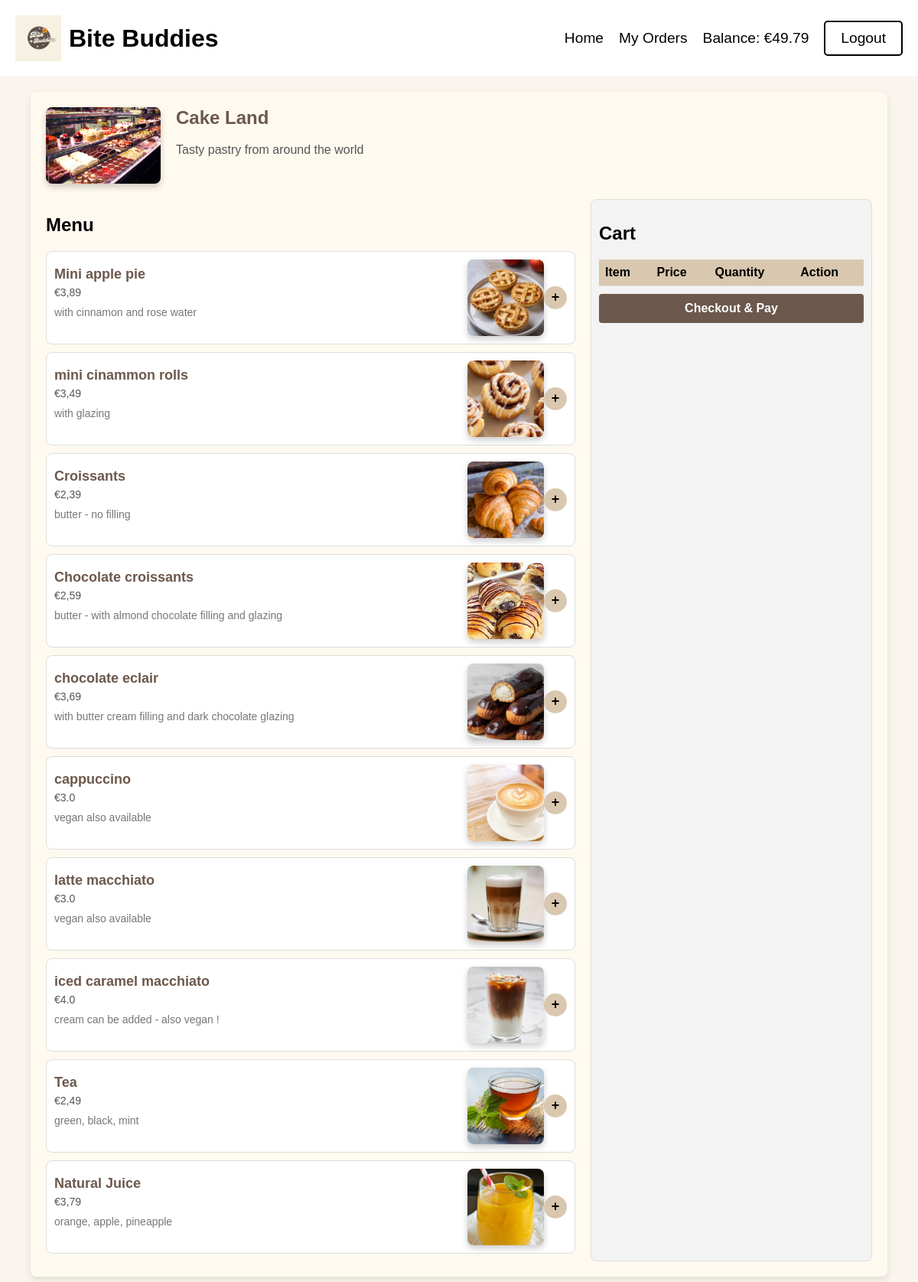
/restaurants/menu/8 (signed in), run on the app's committed database.
### tables this page shows
CREATE TABLE "users" (
	"id"	INTEGER,
	"username"	TEXT NOT NULL,
	"address"	TEXT NOT NULL,
	"email"	TEXT NOT NULL UNIQUE,
	"pincode"	TEXT NOT NULL,
	"password"	TEXT NOT NULL,
	"current_balance"	REAL NOT NULL DEFAULT 100,
	PRIMARY KEY("id" AUTOINCREMENT)
);

CREATE TABLE "restaurants" (
	"id"	INTEGER,
	"restaurant_name"	TEXT NOT NULL,
	"email"	TEXT NOT NULL UNIQUE,
	"phone"	TEXT NOT NULL,
	"address"	TEXT NOT NULL,
	"plz"	INTEGER NOT NULL,
	"password"	TEXT NOT NULL,
	"opening_hours_start"	TEXT,
	"opening_hours_end"	TEXT,
	"delivery_postcode"	INTEGER,
	"description"	TEXT,
	"photo_url"	TEXT,
	"balance"	REAL NOT NULL DEFAULT 0,
	"created_at"	TIMESTAMP DEFAULT CURRENT_TIMESTAMP,
	PRIMARY KEY("id" AUTOINCREMENT)
);

CREATE TABLE menu_items (
    id INTEGER PRIMARY KEY AUTOINCREMENT,
    restaurant_id INTEGER NOT NULL,
    name TEXT NOT NULL,
    description TEXT,
    price REAL NOT NULL,
    photo_url TEXT,
    FOREIGN KEY (restaurant_id) REFERENCES restaurants (id)
);

### app.py (the view)
@app.route('/restaurants/menu/<int:restaurant_id>')
def restaurant_menu(restaurant_id):
    conn = get_db_connection()
    restaurant = conn.execute('SELECT * FROM restaurants WHERE id = ?', (restaurant_id,)).fetchone()
    menu_items = conn.execute('SELECT * FROM menu_items WHERE restaurant_id = ?', (restaurant_id,)).fetchall()
    user = conn.execute('SELECT * FROM users WHERE id = ?', (session['user_id'],)).fetchone()
    user_balance = user['current_balance']
    conn.close()
    return render_template('menu.html', restaurant=restaurant, menu_items=menu_items, user_balance=user_balance)

### app.py (called while the page is built)
def get_db_connection():
    conn = sqlite3.connect('database/database.db')
    conn.row_factory = sqlite3.Row
    return conn

### templates/menu.html (shortened to what this page needs)
<!DOCTYPE html>
<html lang="en">
<head>
</head>
<body>
    <header>
        <div class="logo">
            <img src="{{ url_for('static', filename='logo-placeholder.png') }}" alt="Bite Buddies Logo">
            Bite Buddies
        </div>
        <nav>
            <div class="nav-links">
                <a href="{{ url_for('restaurants') }}">Home</a>
                <a href="{{ url_for('user_orders') }}">My Orders</a>
            </div>
            <div class="current-balance">
                Balance: €{{ user_balance }}
            </div>
            <a class="logout" href="{{ url_for('logout') }}">Logout</a>
        </nav>
    </header>
    <div class="container">
        <div class="restaurant-info">
            <img src="{{ url_for('static', filename='uploads/' ~ restaurant['restaurant_name'] ~ '/' ~ restaurant['photo_url']) }}" alt="Restaurant Photo">
            <div class="description">
                <h1>{{ restaurant['restaurant_name'] }}</h1>
                <p>{{ restaurant['description'] }}</p>
            </div>
        </div>
        <div class="menu">
            <div class="menu-items">
                <h2>Menu</h2>
                {% for item in menu_items %}
                <div class="item">
                    <div class="item-info">
                        <h3>{{ item['name'] }}</h3>
                        <span>€{{ item['price'] }}</span>
                        <p class="item-description">{{ item['description'] }}</p>
                    </div>
                    {% if item['photo_url'] %}
                    <img src="{{ url_for('static', filename='uploads/' ~ restaurant['restaurant_name'] ~ '/' ~ item['photo_url']) }}" alt="{{ item['name'] }}">
                    {% endif %}
                    <div class="item-controls">
                        <div class="control" onclick="addToCart('{{ item['id'] }}', '{{ item['name'] }}', {{ item['price'] }})">+</div>
                    </div>
                </div>
                {% endfor %}
            </div>
            <div class="summary">
                <h2>Cart</h2>
                <table id="cart-table">
                    <tr>
                        <th>Item</th>
                        <th>Price</th>
                        <th>Quantity</th>
                        <th>Action</th>
                    </tr>
                </table>
                <button class="to-basket">Checkout &amp; Pay</button>
            </div>
        </div>
    </div>
</body>
</html>

### templates/menu.html (style rules this page uses)
body { font-family: Arial, sans-serif; background-color: #f9f5ee; margin: 0; padding: 0; display: flex; flex-direction: column; min-height: 100vh; }
header { display: flex; justify-content: space-between; align-items: center; padding: 20px; background-color: #FFF; font-size: 1rem; }
.logo { display: flex; align-items: center; font-size: 2rem; font-weight: bold; }
.logo img { height: 60px; margin-right: 10px; }
nav { display: flex; align-items: center; }
.nav-links { display: flex; gap: 20px; margin-right: auto; }
.nav-links a { font-size: 1.2rem; color: #000; text-decoration: none; }
.current-balance { margin-left: 20px; font-size: 1.2rem; color: #000; }
.logout { margin-left: 20px; padding: 10px 20px; font-size: 1.2rem; color: #000; text-decoration: none; border: 2px solid #000; border-radius: 5px; }
.container { width: 90%; max-width: 1200px; background-color: #fffaf0; padding: 20px; box-shadow: 0 4px 10px rgba(0, 0, 0, 0.1); border-radius: 8px; margin: 20px auto; }
.restaurant-info { display: flex; gap: 20px; margin-bottom: 20px; }
.restaurant-info img { width: 150px; height: auto; border-radius: 8px; box-shadow: 0 4px 8px rgba(0, 0, 0, 0.2); }
.description { flex: 1; }
.description h1 { font-size: 24px; color: #6c584c; margin: 0 0 10px; }
.description p { font-size: 16px; line-height: 1.5; color: #555; }
.menu { display: flex; gap: 20px; }
.menu-items { flex: 2; }
.menu-items .item { display: flex; justify-content: space-between; align-items: center; padding: 10px; border: 1px solid #ddd; border-radius: 8px; margin-bottom: 10px; background-color: #fff; }
.item-info { display: flex; flex-direction: column; gap: 5px; flex: 1; }
.item-info h3 { font-size: 18px; margin: 0; color: #6c584c; }
.item-info span { font-size: 14px; color: #555; }
.item-description { font-size: 14px; color: #777; margin-top: 5px; }
.item-controls { display: flex; align-items: center; gap: 10px; }
.control { width: 30px; height: 30px; border-radius: 50%; background-color: #d9c7af; display: flex; justify-content: center; align-items: center; font-size: 18px; font-weight: bold; cursor: pointer; }
.summary { flex: 1; border: 1px solid #ddd; border-radius: 8px; padding: 10px; background-color: #f3f3f3; }
.summary table { width: 100%; border-collapse: collapse; text-align: left; }
.summary table th, .summary table td { padding: 8px; border-bottom: 1px solid #ddd; }
.summary table th { background-color: #d9c7af; font-weight: bold; }
.to-basket { margin-top: 10px; padding: 10px; background-color: #6c584c; color: #fff; border: none; border-radius: 4px; font-size: 16px; font-weight: bold; cursor: pointer; width: 100%; }
.item img { width: 100px; height: 100px; object-fit: cover; border-radius: 8px; box-shadow: 0 4px 8px rgba(0, 0, 0, 0.2); }

### data on the page
users: current_balance "49.79"
restaurants: restaurant_name+photo_url (picture), restaurant_name "Cake Land", description "Tasty pastry from around the world"
menu_items: name "Mini apple pie", price "3,89", description "with cinnamon and rose water", photo_url.restaurant_name (picture)
menu_items: name "mini cinammon rolls", price "3,49", description "with glazing", photo_url.restaurant_name (picture)
menu_items: name "Croissants", price "2,39", description "butter - no filling", photo_url+name (picture)
menu_items: name "Chocolate croissants", price "2,59", description "butter - with almond chocolate filling and glazing", photo_url.restaurant_name (picture)
menu_items: name "chocolate eclair", price "3,69", description "with butter cream filling and dark chocolate glazing", photo_url.restaurant_name (picture)
menu_items: name "cappuccino", price "3.0", description "vegan also available", photo_url+name (picture)
menu_items: name "latte macchiato", price "3.0", description "vegan also available", photo_url.restaurant_name (placeholder picture)
menu_items: name "iced caramel macchiato", price "4.0", description "cream can be added - also vegan !", photo_url.restaurant_name (picture)
menu_items: name "Tea", price "2,49", description "green, black, mint", photo_url.restaurant_name (picture)
menu_items: name "Natural Juice", price "3,79", description "orange, apple, pineapple", photo_url.restaurant_name (picture)
